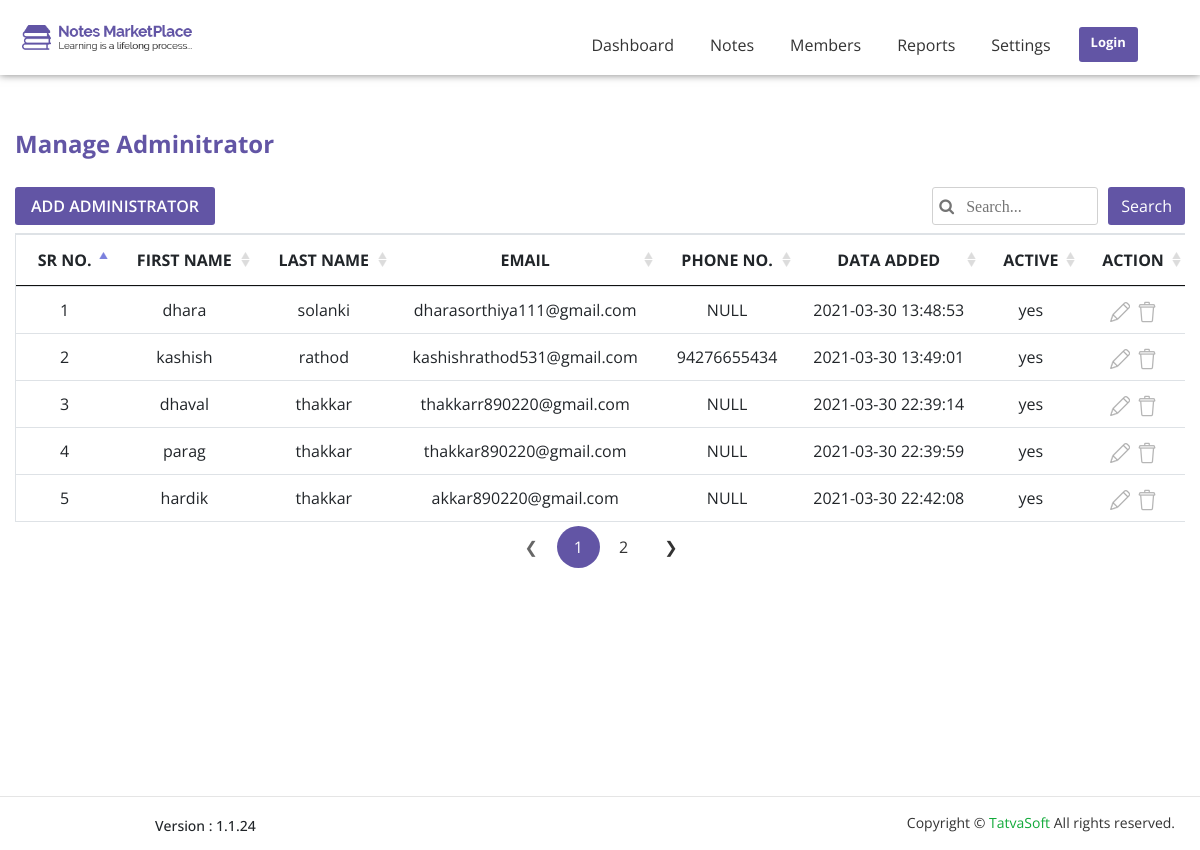
The page /Notes-project/admin/administrator-admin.php on the database its author committed.
### tables this page shows
CREATE TABLE `users` (
  `User_id` int(11) UNSIGNED NOT NULL,
  `UserRole_id` int(11) UNSIGNED NOT NULL,
  `FirstName` varchar(50) NOT NULL,
  `LastName` varchar(50) NOT NULL,
  `Email` varchar(100) NOT NULL,
  `Password` varchar(24) NOT NULL,
  `IsEmailVerified` bit(1) NOT NULL,
  `CreatedDate` datetime DEFAULT NULL,
  `CreatedBy` int(11) DEFAULT NULL,
  `ModifiedDate` datetime DEFAULT NULL,
  `ModifiedBy` int(11) DEFAULT NULL,
  `IsActive` bit(1) NOT NULL
);

CREATE TABLE `userprofile` (
  `Profile_id` int(10) UNSIGNED NOT NULL,
  `User_id` int(11) UNSIGNED NOT NULL,
  `DOB` datetime DEFAULT NULL,
  `Gender` int(11) UNSIGNED DEFAULT NULL,
  `SecondaryEmail` varchar(100) DEFAULT NULL,
  `Phonenumber_Countrycode` int(10) UNSIGNED DEFAULT NULL,
  `PhoneNumber` varchar(20) NOT NULL,
  `ProfilePicture` varchar(500) DEFAULT NULL,
  `AddressLine1` varchar(100) NOT NULL,
  `AddressLine2` varchar(100) NOT NULL,
  `City` varchar(50) NOT NULL,
  `State` varchar(50) NOT NULL,
  `ZipCode` varchar(50) NOT NULL,
  `Country` int(10) UNSIGNED DEFAULT NULL,
  `University` varchar(100) DEFAULT NULL,
  `College` varchar(100) DEFAULT NULL,
  `CreatedDate` datetime DEFAULT NULL,
  `CreatedBy` int(11) DEFAULT NULL,
  `ModifiedDate` datetime DEFAULT NULL,
  `ModifiedBy` int(11) DEFAULT NULL
);

### Notes-project/admin/administrator-admin.php (the view, shortened to what this page needs)
<?php
include "connection.php";
if(isset($_POST['search'])){
    $search_text = $_POST['search_text'];
     $query_admin = mysqli_query($conn,"SELECT users.FirstName,users.LastName,users.Email,users.IsActive,users.CreatedDate,users.User_id, userprofile.PhoneNumber FROM users LEFT JOIN userprofile ON users.User_id=userprofile.User_id WHERE users.UserRole_id=2 AND (users.FirstName LIKE '%$search_text%' OR users.LastName LIKE '%$search_text%' OR users.Email LIKE '%$search_text%' OR users.CreatedDate LIKE '%$search_text%' OR userprofile.PhoneNumber LIKE '%$search_text%')");
}
else{
     $query_admin = mysqli_query($conn,"SELECT users.FirstName,users.LastName,users.Email,users.IsActive,users.CreatedDate,users.User_id,userprofile.PhoneNumber FROM users LEFT JOIN userprofile ON users.User_id=userprofile.User_id WHERE users.UserRole_id=2");
}
?>
<html>
<head>
    <link rel="stylesheet" href="css/font-awesome/css/font-awesome.min.css">
    <link rel="stylesheet" href="css/bootstrap/bootstrap.min.css">
     <link rel="stylesheet" href="css/jquery.dataTables.css">
    <link rel="stylesheet" href="css/style.css">
    <link rel="stylesheet" href="css/responsive.css">
</head>
<body>
   <?php
    include "admin-header.php";
    ?>
    <div class="bottom-footer">
        <section id="administrator">
            <div class="container dash-space">
                <div class="row">
                    <div class="col-lg-12 col-md-12 col-sm-12 col-12 common-space">
                        <h4>Manage Adminitrator</h4>
                    </div>
                </div>
                <div class="row">
                    <div class="col-lg-6 col-md-6 col-sm-12 col-12 common-space">
                        <a href="add-admin.php"><button class="btn btn-admin">ADD ADMINISTRATOR</button></a>
                    </div>
                    <div class="col-lg-6 col-md-6 col-sm-12 col-12 common-space">
                       <form method="post">
                        <button type="submit" class="btn search-admin" name="search">Search</button>
                        <input type="search" placeholder=' &#xf002   Search...' name="search_text" />
                        </form>
                    </div>
                </div>
                <div class="row">
                    <div class="table-responsive">
                        <table class="table border common-table-width-2 text-center" id="myTable">
                            <thead>
                                <tr>
                                    <th scope="col">SR NO.</th>
                                    <th scope="col">FIRST NAME</th>
                                    <th scope="col">LAST NAME</th>
                                    <th scope="col">EMAIL</th>
                                    <th scope="col">PHONE NO.</th>
                                    <th scope="col">DATA ADDED</th>
                                    <th scope="col">ACTIVE</th>
                                    <th scope="col">ACTION</th>
                                </tr>
                            </thead>
                            <tbody>
                               <?php
                              $i=1;
                                while($row=mysqli_fetch_assoc($query_admin)){
                                    $firstname = $row['FirstName'];
                                    $lastname = $row['LastName'];
                                    $email = $row['Email'];
                                    $phone_no = $row['PhoneNumber'];
                                    $data_added = $row['CreatedDate'];
                                    $active = $row['IsActive'];
                                    $user_id = $row['User_id'];
                                ?>
                                <tr>
                                    <td><?php echo $i ?></td>
                                    <td><?php echo $firstname  ?></td>
                                    <td><?php echo $lastname ?></td>
                                    <td><?php echo $email ?></td>
                                    <?php
                                    if(!empty($phone_no)){
                                      echo "<td>$phone_no</td>";
                                    }
                                    else{
                                      echo "<td>NULL</td>";
                                    }
                                    ?>
                                    <td><?php echo $data_added ?></td>
                                    <?php
                                    if($active==1){
                                    echo "<td>yes</td>";
                                    }
                                    else{
                                    echo "<td>no</td>";
                                    }
                                    ?>
                                    <td>
                                        <a href="add-admin.php?userid=<?php echo $user_id ?>"><img src="image/administrator/edit.png" alt="edit"></a>&nbsp;
                                        <a  data-toggle="modal" data-target="#exampleModaladmin" data-id="<?php echo $user_id ?>" class="delete-popup"><img src="image/administrator/delete.png" alt="delete"></a>
                                    </td>
                                </tr>
                               <?php
                                $i++;
                                 }
                                ?>
                            </tbody>
                        </table>
                    </div>
                </div>
            </div>
        </section>
    </div>
    <?php include "admin-footer.php";
    ?>
</body>
</html>

### Notes-project/admin/admin-header.php (shortened to what this page needs)
     <nav class="navbar navbar-expand-lg navbar-light  bg-light fixed-top  general-navbar">
    <a class="navbar-brand" href>
        <img src="image/logo.png" alt="Logo" />
    </a>
    <div class="collapse navbar-collapse" id="navbarSupportedContent">
        <ul class="navbar-nav ml-auto">
            <li class="nav-item">
                <a class="nav-link" href="dashboard-admin.php">Dashboard</a>
            </li>
            <li class="nav-item dropdown">
                <a class="nav-link" data-toggle="dropdown" aria-haspopup="true" aria-expanded="false">Notes</a>
            </li>
            <li class="nav-item">
                <a class="nav-link" href="member-admin.php">Members</a>
            </li>
            <li class="nav-item dropdown">
              <a class="nav-link" data-toggle="dropdown" aria-haspopup="true" aria-expanded="false">Reports</a>
            </li>
            <li class="nav-item dropdown">
               <a class="nav-link" data-toggle="dropdown" aria-haspopup="true" aria-expanded="false">Settings</a>
            </li>
            <li class="nav-item">
                <form class="form-inline my-2 my-lg-0">
                  <?php
                    if(isset($_SESSION['email'])){ ?>
                    <a class="btn btn-nav-login" type="submit" data-toggle='modal' data-target='#exampleModal2'><b>Logout</b></a>
                   <?php }
                    else {
                    ?>
                    <a href="login-admin.php" class="btn btn-nav-login" type="submit"><b>Login</b></a>
                   <?php  } ?>
                </form>
            </li>
        </ul>
    </div>
</nav>

### Notes-project/admin/admin-footer.php
<footer>
       <div id="footer">
           <hr>
           <div class="container-fluid">
               <div class="row">
                   <div class="col-lg-1 col-md-1 col-sm-1 col-0">
                   </div>
                   <div class="col-lg-5 col-md-5 col-sm-4 col-12">
                       <h4 id="footer-version">Version : 1.1.24</h4>
                   </div>
                   <div class="col-lg-6 col-md-6 col-sm-7 col-12 text-right">
                       <h3>Copyright &#169; <a href="https://www.tatvasoft.com/" title="TatvaSoft-click here for more info">TatvaSoft </a> All rights reserved.
                       </h3>
                   </div>
               </div>
           </div>
       </div>
   </footer>

### Notes-project/admin/css/style.css (style rules this page uses)
html,body { height: 100%; font-family: "Open Sans",sans-serif; }
section { background-color: white; overflow: hidden; }
#administrator { margin-top: 50px; }
#administrator h4 { color: #6255a5; font-weight: 700; padding: 40px 0 20px 0; }
#administrator table { border: 1px solid #d1d1d1; line-height: 30px; margin-top: 30px; }
.btn-admin { color: #fff; background-color: #6255a5; border-radius: 3px; width: 200px; float: left; font-weight: 600; }
.search-admin { color: #fff; background-color: #6255a5; border-radius: 3px; width: 100x; }
#administrator input { height: 38px; border: 1px solid #d1d1d1; border-radius: 3px; margin-right: 10px; font-family: FontAwesome; }
#administrator input, .search-admin { float: right; }
.common-space { padding: 0; }
.dash-space { padding: 40px 0 20px 0; }
.common-table-width-2 { width: 1170px; }
.bottom-footer { min-height: 100%; }
#footer { background-color: white; width: 100%; margin-top: -70px; }
#footer h3 { font-size: 14px; font-weight: 400; line-height: 10px; color: #333333; margin-top: 5px; margin-right: 10px; text-align: right; }
#footer h3 a { text-decoration: none; color: #12aa3a; -webkit-transition: all 250ms linear; transition: all 250ms linear; }
#footer-version { font-size: 14px; margin-top: 5px; margin-bottom: 10px; padding-left: 40px; }
.navbar { padding: .8rem; //box-shadow:0 0 8px rgba(0,0,0,0.5); width: 100%; }
.navbar-nav { margin-right: 30px; }
.navbar-nav li { padding-right: 20px; }
.nav-link { font-size: 1.1em; }
.navbar-brand img { margin-left: 20px; width: 170px; }
.general-navbar { padding: .76rem; box-shadow:0 0 8px rgba(0,0,0,0.5); width: 100%; }
.bg-light { background-color: #fff !important; }
.navbar-brand img { margin-left: 10px; width: 170px; }
.bg-light .navbar-nav .nav-link { font-family: "Open Sans", sans-serif; font-size: 16px; font-weight: 400; line-height: 20px; color: #333333 !important; }
.bg-light .navbar-nav .nav-item { margin-top: 15px; }
.btn-nav-login { background-color: #6255a5; height: 35px; border-radius: 3px; color: #fff; font-family: "Open Sans", sans-serif; font-size: 13px; border: none; outline: none; }

### rows shown on the page
users: FirstName "dhara", LastName "solanki", Email "dharasorthiya111@gmail.com", shows "NULL", CreatedDate "2021-03-30 13:48:53", IsActive "yes"
userprofile: User.FirstName "kashish", User.LastName "rathod", User.Email "kashishrathod531@gmail.com", PhoneNumber "94276655434", User.CreatedDate "2021-03-30 13:49:01"
users: FirstName "dhaval", LastName "thakkar", Email "thakkarr890220@gmail.com", shows "NULL", CreatedDate "2021-03-30 22:39:14", IsActive "yes"
users: FirstName "parag", LastName "thakkar", Email "thakkar890220@gmail.com", shows "NULL", CreatedDate "2021-03-30 22:39:59", IsActive "yes"
users: FirstName "hardik", LastName "thakkar", Email "akkar890220@gmail.com", shows "NULL", CreatedDate "2021-03-30 22:42:08", IsActive "yes"
